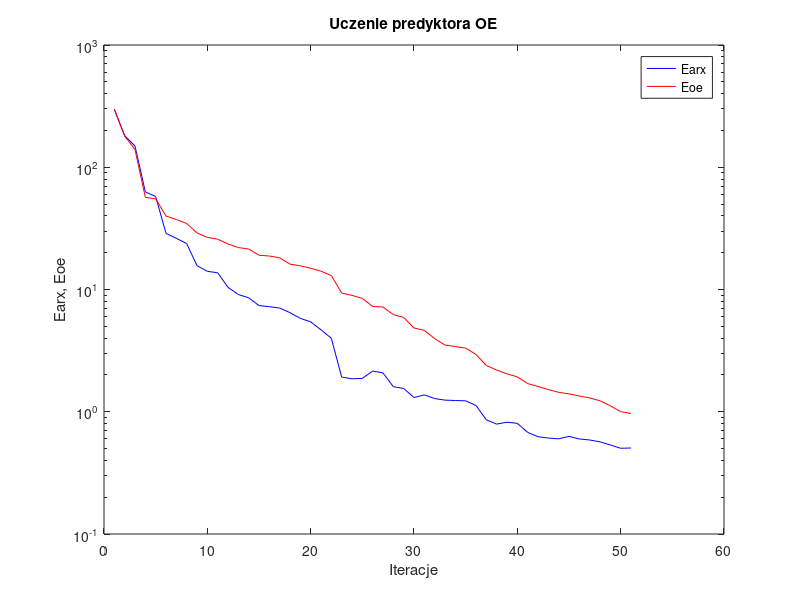
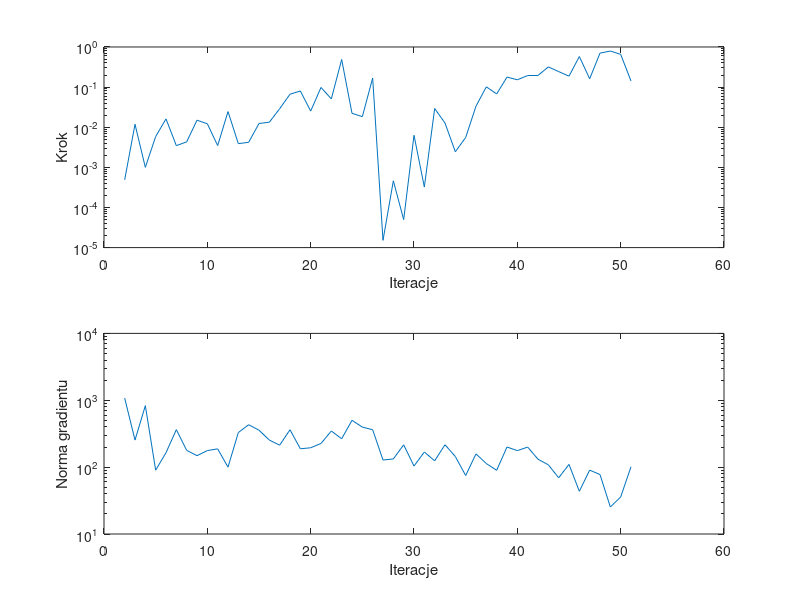

The MATLAB source for these figures, in order:
%uczenie predyktora oe
clear all;
n=0; farx(n+1)=2.973055e+002; foe(n+1)=2.981678e+002; wspucz(n+1)=0.000000e+000; ng(n+1)=0.000000e+000;
%odnowa zmiennej metryki
n=1; farx(n+1)=1.811066e+002; foe(n+1)=1.799052e+002; krok(n+1)=4.884852e-004; ng(n+1)=1.078118e+003;
n=2; farx(n+1)=1.491288e+002; foe(n+1)=1.396033e+002; krok(n+1)=1.184956e-002; ng(n+1)=2.539594e+002;
n=3; farx(n+1)=6.293071e+001; foe(n+1)=5.672739e+001; krok(n+1)=9.991826e-004; ng(n+1)=8.300561e+002;
n=4; farx(n+1)=5.760969e+001; foe(n+1)=5.512992e+001; krok(n+1)=5.849663e-003; ng(n+1)=9.013790e+001;
n=5; farx(n+1)=2.878958e+001; foe(n+1)=3.990608e+001; krok(n+1)=1.614645e-002; ng(n+1)=1.642417e+002;
n=6; farx(n+1)=2.620221e+001; foe(n+1)=3.736264e+001; krok(n+1)=3.473809e-003; ng(n+1)=3.635121e+002;
n=7; farx(n+1)=2.375354e+001; foe(n+1)=3.467372e+001; krok(n+1)=4.315901e-003; ng(n+1)=1.780937e+002;
n=8; farx(n+1)=1.566759e+001; foe(n+1)=2.903798e+001; krok(n+1)=1.495979e-002; ng(n+1)=1.483800e+002;
n=9; farx(n+1)=1.407840e+001; foe(n+1)=2.667868e+001; krok(n+1)=1.219985e-002; ng(n+1)=1.768440e+002;
n=10; farx(n+1)=1.371159e+001; foe(n+1)=2.579771e+001; krok(n+1)=3.485222e-003; ng(n+1)=1.875854e+002;
n=11; farx(n+1)=1.041843e+001; foe(n+1)=2.358192e+001; krok(n+1)=2.452306e-002; ng(n+1)=1.000233e+002;
n=12; farx(n+1)=9.095771e+000; foe(n+1)=2.204546e+001; krok(n+1)=3.898185e-003; ng(n+1)=3.288238e+002;
n=13; farx(n+1)=8.559519e+000; foe(n+1)=2.142792e+001; krok(n+1)=4.208519e-003; ng(n+1)=4.307835e+002;
n=14; farx(n+1)=7.382984e+000; foe(n+1)=1.906227e+001; krok(n+1)=1.238677e-002; ng(n+1)=3.565201e+002;
n=15; farx(n+1)=7.237074e+000; foe(n+1)=1.878499e+001; krok(n+1)=1.333847e-002; ng(n+1)=2.540855e+002;
n=16; farx(n+1)=7.054526e+000; foe(n+1)=1.817703e+001; krok(n+1)=2.896961e-002; ng(n+1)=2.128778e+002;
n=17; farx(n+1)=6.463346e+000; foe(n+1)=1.612093e+001; krok(n+1)=6.640781e-002; ng(n+1)=3.622670e+002;
n=18; farx(n+1)=5.804546e+000; foe(n+1)=1.562392e+001; krok(n+1)=8.005809e-002; ng(n+1)=1.881793e+002;
n=19; farx(n+1)=5.437499e+000; foe(n+1)=1.492848e+001; krok(n+1)=2.527804e-002; ng(n+1)=1.947754e+002;
n=20; farx(n+1)=4.679452e+000; foe(n+1)=1.412146e+001; krok(n+1)=9.809225e-002; ng(n+1)=2.259649e+002;
n=21; farx(n+1)=3.989818e+000; foe(n+1)=1.299528e+001; krok(n+1)=5.082412e-002; ng(n+1)=3.470058e+002;
n=22; farx(n+1)=1.921577e+000; foe(n+1)=9.359307e+000; krok(n+1)=4.881595e-001; ng(n+1)=2.654916e+002;
n=23; farx(n+1)=1.860798e+000; foe(n+1)=8.947535e+000; krok(n+1)=2.219272e-002; ng(n+1)=5.012254e+002;
n=24; farx(n+1)=1.874243e+000; foe(n+1)=8.456255e+000; krok(n+1)=1.835014e-002; ng(n+1)=3.971554e+002;
n=25; farx(n+1)=2.152593e+000; foe(n+1)=7.265548e+000; krok(n+1)=1.686145e-001; ng(n+1)=3.623502e+002;
%odnowa zmiennej metryki
n=26; farx(n+1)=2.077460e+000; foe(n+1)=7.186979e+000; krok(n+1)=1.515170e-005; ng(n+1)=1.277571e+002;
n=27; farx(n+1)=1.601981e+000; foe(n+1)=6.228920e+000; krok(n+1)=4.623634e-004; ng(n+1)=1.325478e+002;
n=28; farx(n+1)=1.550880e+000; foe(n+1)=5.912857e+000; krok(n+1)=4.982285e-005; ng(n+1)=2.157374e+002;
n=29; farx(n+1)=1.307936e+000; foe(n+1)=4.843292e+000; krok(n+1)=6.293742e-003; ng(n+1)=1.038622e+002;
n=30; farx(n+1)=1.374206e+000; foe(n+1)=4.630317e+000; krok(n+1)=3.229906e-004; ng(n+1)=1.683000e+002;
n=31; farx(n+1)=1.281355e+000; foe(n+1)=3.964184e+000; krok(n+1)=2.925850e-002; ng(n+1)=1.244311e+002;
n=32; farx(n+1)=1.245041e+000; foe(n+1)=3.515163e+000; krok(n+1)=1.270603e-002; ng(n+1)=2.162457e+002;
n=33; farx(n+1)=1.235602e+000; foe(n+1)=3.413854e+000; krok(n+1)=2.446965e-003; ng(n+1)=1.440046e+002;
n=34; farx(n+1)=1.228229e+000; foe(n+1)=3.315919e+000; krok(n+1)=5.548179e-003; ng(n+1)=7.488012e+001;
n=35; farx(n+1)=1.125245e+000; foe(n+1)=2.938536e+000; krok(n+1)=3.350022e-002; ng(n+1)=1.576798e+002;
n=36; farx(n+1)=8.592184e-001; foe(n+1)=2.389228e+000; krok(n+1)=1.016482e-001; ng(n+1)=1.130385e+002;
n=37; farx(n+1)=7.924334e-001; foe(n+1)=2.195328e+000; krok(n+1)=6.754317e-002; ng(n+1)=8.971574e+001;
n=38; farx(n+1)=8.216154e-001; foe(n+1)=2.042231e+000; krok(n+1)=1.778431e-001; ng(n+1)=2.000147e+002;
n=39; farx(n+1)=8.038016e-001; foe(n+1)=1.928150e+000; krok(n+1)=1.522124e-001; ng(n+1)=1.764722e+002;
n=40; farx(n+1)=6.780789e-001; foe(n+1)=1.700497e+000; krok(n+1)=1.940886e-001; ng(n+1)=1.994229e+002;
n=41; farx(n+1)=6.246719e-001; foe(n+1)=1.609603e+000; krok(n+1)=1.951976e-001; ng(n+1)=1.312959e+002;
n=42; farx(n+1)=6.096663e-001; foe(n+1)=1.518878e+000; krok(n+1)=3.183983e-001; ng(n+1)=1.083010e+002;
n=43; farx(n+1)=6.005471e-001; foe(n+1)=1.442057e+000; krok(n+1)=2.436225e-001; ng(n+1)=6.933800e+001;
n=44; farx(n+1)=6.289297e-001; foe(n+1)=1.400081e+000; krok(n+1)=1.874735e-001; ng(n+1)=1.099603e+002;
n=45; farx(n+1)=5.990676e-001; foe(n+1)=1.345365e+000; krok(n+1)=5.779335e-001; ng(n+1)=4.354557e+001;
n=46; farx(n+1)=5.877032e-001; foe(n+1)=1.297572e+000; krok(n+1)=1.611570e-001; ng(n+1)=9.025012e+001;
n=47; farx(n+1)=5.674745e-001; foe(n+1)=1.229500e+000; krok(n+1)=7.021280e-001; ng(n+1)=7.743935e+001;
n=48; farx(n+1)=5.348676e-001; foe(n+1)=1.118575e+000; krok(n+1)=7.926233e-001; ng(n+1)=2.535013e+001;
n=49; farx(n+1)=5.026739e-001; foe(n+1)=1.001675e+000; krok(n+1)=6.553300e-001; ng(n+1)=3.574407e+001;
n=50; farx(n+1)=5.051617e-001; foe(n+1)=9.686597e-001; krok(n+1)=1.418482e-001; ng(n+1)=1.012418e+002;

figure; semilogy(farx,'b'); hold on; semilogy(foe,'r'); xlabel('Iteracje'); ylabel('Earx, Eoe'); legend('Earx','Eoe'); title('Uczenie predyktora OE');
figure; subplot(2,1,1); semilogy(krok); xlabel('Iteracje'); ylabel('Krok');
subplot(2,1,2); semilogy(ng); xlabel('Iteracje'); ylabel('Norma gradientu');
Earx=farx(n+1)
Eoe=foe(n+1)
